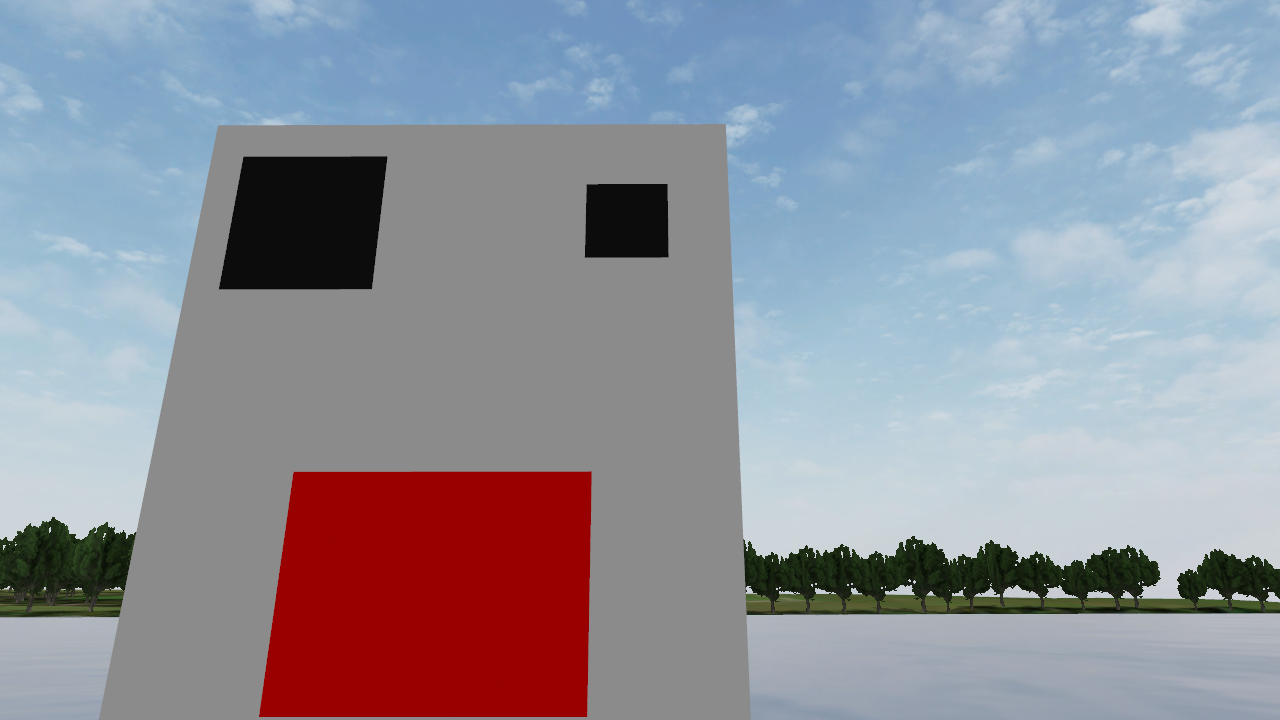
#> input picture src/fyp_wamv_project/fyp_wamv_project/example_images/left_camera_feed.png, 1280 x 720 px
$ python -i extract_hybrid_features.py   (imports and definitions only)
#> lines starting #> are read from the running program, lines starting #| are printed output that depends on the picture
import cv2
import numpy as np
import matplotlib.pyplot as plt

from fyp_wamv_project.image_sampling import *

def extract_spatial_features(image_patch, U=32, V=32):
    """
    Extract features in the time/space-domain by calculating the mean value of:
    1) approximate electromagnetic energy
    2) Square root of variance of approximate electromagnetic energy
    3) Horizontal distribution of approximate electromagnetic energy
    4) Vertical distribution of approximate electromagnetic energy

    Returns a spatial vector that represents the image patch.
    Spatial vector, F = [I_a, sig_I, sig_u, sig_v]
    """
    normalized_patch = cv2.resize(image_patch, (U,V), interpolation=cv2.INTER_AREA)

    # Convert to gray scale
    if len(normalized_patch.shape) == 3: # if 3 color channels
        I = cv2.cvtColor(normalized_patch, cv2.COLOR_BGR2GRAY)

    else: # if already gray scale
        I = normalized_patch

    # Extract features in Time/Spatial-Domain
    # Create a U x V mesh grid with coordinates
    u = np.arange(U)
    v = np.arange(V)
    uu, vv = np.meshgrid(u,v)

    # Mean value I_a of approximate electromagnetic energy (Intensity)
    I_a = np.mean(I)

    # Square root of the variance (standard deviation) sig_I of approximate Electromagnetic energy
    sig_I = np.std(I)

    sum_I = np.sum(I)
    if sum_I == 0:
        spatial_vector = np.array([0,0,0,0], dtype=np.float32)
    else:
        # Centre of masses
        uc = np.sum(I * uu) / sum_I
        vc = np.sum(I * vv) / sum_I

        # Horizontal distribution (sig_u) of approximate electromagnetic energy
        sig_u = np.sqrt(np.sum(I * ((uu - uc) ** 2)) / sum_I)
        # Vertical distribution (sig_v) of approximate electromagnetic energy
        sig_v = np.sqrt(np.sum(I * ((vv - vc) ** 2)) / sum_I)

        spatial_vector = np.array([I_a, sig_I, sig_u, sig_v])

        # Normalize the spatial vector
        spatial_vector[0] /= 255 # Max intensity is 255
        spatial_vector[1] /= 128.0 # approx max std dev
        spatial_vector[2] /= float(U)
        spatial_vector[3] /= float(V)

    return spatial_vector

def extract_frequency_features(image_patch, U=32, V=32):
    """
    Extract features in frequency domain using FFT.

    Returns a frequency vector that represents the image patch.
    """
    normalized_patch = cv2.resize(image_patch, (U,V), interpolation=cv2.INTER_AREA)
    # Convert to gray scale
    if len(normalized_patch.shape) == 3: # if 3 color channels
        I = cv2.cvtColor(normalized_patch, cv2.COLOR_BGR2GRAY)

    else: # if already gray scale
        I = normalized_patch.astype(float32)

    # Computes the two-dimensional discrete fourier transform (DFT) using the FFT algorithm
    f_transform = np.fft.fft2(I)
    # By default, lower frequency values are in the corners of the matrix
    # This shifts the lower frequency values to the center instead, and the higher frequencies to the edges
    f_shift = np.fft.fftshift(f_transform)

    # Calculate the maximum magnitude of each frequency to obtain a magnitude spectrum
    magnitude_spectrum = np.float32(20 * np.log(np.abs(f_shift) + 1))

    # Normalize magnitude_spectrum to 0-1 range
    magnitude_spectrum = cv2.normalize(magnitude_spectrum, None, 0, 1, cv2.NORM_MINMAX)

    # Flatten into a 1D vector
    frequency_vector = magnitude_spectrum.flatten()

    return frequency_vector, magnitude_spectrum

def extract_hybrid_features(image_patch, U=32, V=32):
    """
    Combines feature extraction in time-domain and frequency domain and
    returns a hybrid feature vector.
    """
    normalized_patch = cv2.resize(image_patch, (U,V), interpolation=cv2.INTER_AREA)

    # Convert to gray scale
    if len(normalized_patch.shape) == 3: # if 3 color channels
        I = cv2.cvtColor(normalized_patch, cv2.COLOR_BGR2GRAY)

    else: # if already gray scale
        I = normalized_patch.astype(float32)

    spatial_vector = extract_spatial_features(image_patch, U=32, V=32)
    frequency_vector, magnitude_spectrum = extract_frequency_features(image_patch, U=32, V=32)
    hybrid_vector = np.concatenate((spatial_vector, frequency_vector))

    return hybrid_vector, magnitude_spectrum

def main():
    # Example usage
    image = cv2.imread('src/fyp_wamv_project/fyp_wamv_project/example_images/left_camera_feed.png')
    image = cv2.cvtColor(image, cv2.COLOR_BGR2RGB)
    # Slice the image for testing
    patches = slice_image_to_grid(image, d_v=3, d_h=3)

    # Extract hybrid feature from each patch
    all_hybrid_signatures = []
    all_magnitude_spectrums = []

    for patch in patches:
        hybrid_signature, magnitude_spectrum = extract_hybrid_features(image_patch=patch)
        all_hybrid_signatures.append(hybrid_signature)
        all_magnitude_spectrums.append(magnitude_spectrum)

    print(f"Hybrid Vector length: {len(hybrid_signature)}")

    # Plot example patch and its feature vector
    fig, axes = plt.subplots(nrows=3, ncols=2, figsize=(15,10))

    for i in range(axes.shape[0]):
        # Plot patches in first column
        axes[i,0].imshow(patches[i])
        # Plot intensity maps in second column
        axes[i,1].imshow(all_magnitude_spectrums[i], cmap='gray')

    plt.show()
# [2 lines not run here, left out]

>>> import cv2
>>> picture = cv2.imread('example_images/left_camera_feed.png')
#> picture is the input picture: shape (720, 1280, 3); mean B, G, R 157.1, 146.4, 144.6
>>> result = extract_hybrid_features(picture)
#> in extract_hybrid_features, `normalized_patch = cv2.resize(image_patch, (U,V), interpolation=cv2.IN..`:
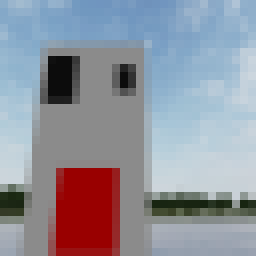
#> normalized_patch: shape (32, 32, 3) (shown 8 times larger); mean B, G, R 157, 146.4, 144.6
#> in extract_hybrid_features, `I = cv2.cvtColor(normalized_patch, cv2.COLOR_BGR2GRAY)`:
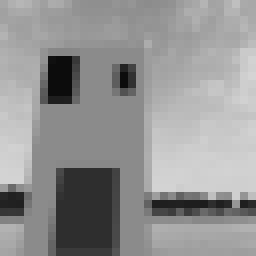
#> I: shape (32, 32) (shown 8 times larger); min 12, max 212, mean 147.1
#> in extract_spatial_features, `I_a = np.mean(I)`: I_a = 147.1
#> in extract_spatial_features, `sig_I = np.std(I)`: sig_I = 48.55
#> in extract_spatial_features, `sum_I = np.sum(I)`: sum_I = 150603
#> in extract_spatial_features, `uc = np.sum(I * uu) / sum_I`: uc = 16.49
#> in extract_spatial_features, `vc = np.sum(I * vv) / sum_I`: vc = 14.72
#> in extract_spatial_features, `sig_u = np.sqrt(np.sum(I * ((uu - uc) ** 2)) / sum_I)`: sig_u = 9.65
#> in extract_spatial_features, `sig_v = np.sqrt(np.sum(I * ((vv - vc) ** 2)) / sum_I)`: sig_v = 8.96
#> in extract_spatial_features, `spatial_vector = np.array([I_a, sig_I, sig_u, sig_v])`: spatial_vector = [147.1, 48.55, 9.65, 8.96]
#> in extract_hybrid_features, `spatial_vector = extract_spatial_features(image_patch, U=32, V=32)`: spatial_vector = [0.577, 0.379, 0.302, 0.28]
#> in extract_frequency_features, `magnitude_spectrum = np.float32(20 * np.log(np.abs(f_shift) + 1))`:
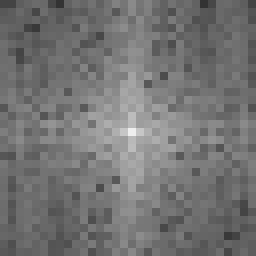
#> magnitude_spectrum: shape (32, 32) float32 (shown 8 times larger); min 51.67, max 238.4, mean 115.8
#> in extract_frequency_features, `magnitude_spectrum = cv2.normalize(magnitude_spectrum, None, 0, 1, cv2..`:
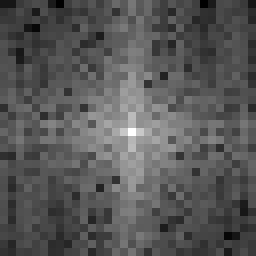
#> magnitude_spectrum: shape (32, 32) float32 (shown 8 times larger); min 1.24e-08, max 1, mean 0.344
#> in extract_frequency_features, `frequency_vector = magnitude_spectrum.flatten()`: frequency_vector = 1024 values, max 1 at index 528, min 1.24e-08 at index 7, mean 0.344
#> in extract_hybrid_features, `hybrid_vector = np.concatenate((spatial_vector, frequency_vector))`: hybrid_vector = 1028 values, max 1 at index 532, min 1.24e-08 at index 11, mean 0.344

$ run again, on src/fyp_wamv_project/fyp_wamv_project/example_images/example_image_1.png
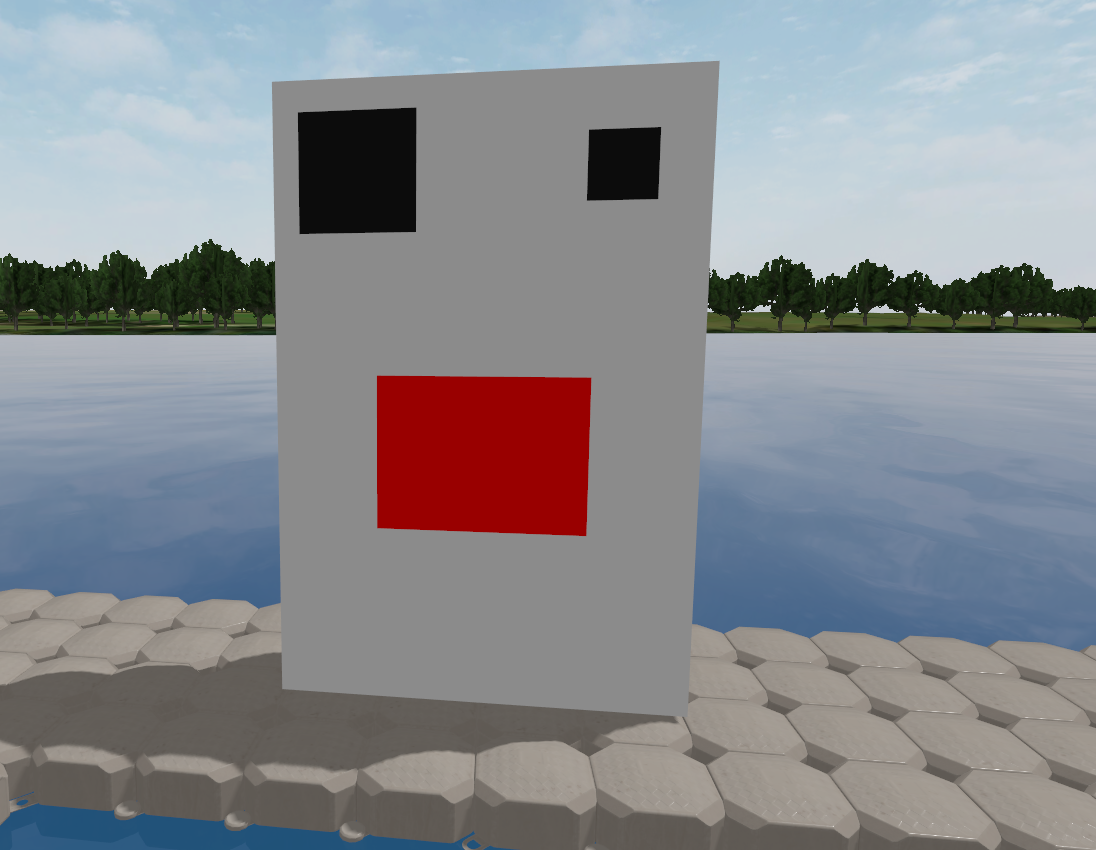
#> input picture src/fyp_wamv_project/fyp_wamv_project/example_images/example_image_1.png, 1096 x 850 px
#> picture is the input picture: shape (850, 1096, 3); mean B, G, R 143.3, 138.2, 135.9
#> in extract_hybrid_features, `I = cv2.cvtColor(normalized_patch, cv2.COLOR_BGR2GRAY)`:
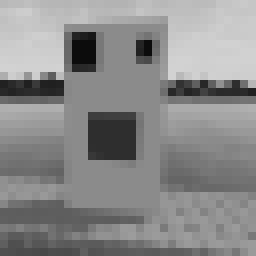
#> I: shape (32, 32) (shown 8 times larger); min 12, max 210, mean 138
#> I_a = 138
#> sig_I = 44.38
#> sum_I = 141346
#> uc = 15.99
#> vc = 14.24
#> sig_u = 9.49
#> sig_v = 9.43
#> in extract_spatial_features, `spatial_vector = np.array([I_a, sig_I, sig_u, sig_v])`: spatial_vector = [138, 44.38, 9.49, 9.43]
#> in extract_hybrid_features, `spatial_vector = extract_spatial_features(image_patch, U=32, V=32)`: spatial_vector = [0.541, 0.347, 0.297, 0.295]
#> in extract_frequency_features, `magnitude_spectrum = cv2.normalize(magnitude_spectrum, None, 0, 1, cv2..`:
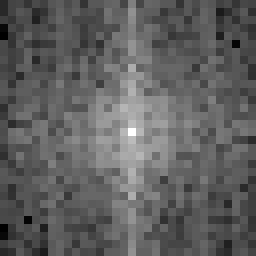
#> magnitude_spectrum: shape (32, 32) float32 (shown 8 times larger); min -2.96e-09, max 1, mean 0.376; drawn with min black and max white
#> in extract_frequency_features, `frequency_vector = magnitude_spectrum.flatten()`: frequency_vector = 1024 values, max 1 at index 528, min -2.96e-09 at index 128, mean 0.376
#> hybrid_vector = 1028 values, max 1 at index 532, min -2.96e-09 at index 132, mean 0.376

$ run again, on src/fyp_wamv_project/fyp_wamv_project/example_images/right_camera_feed.png
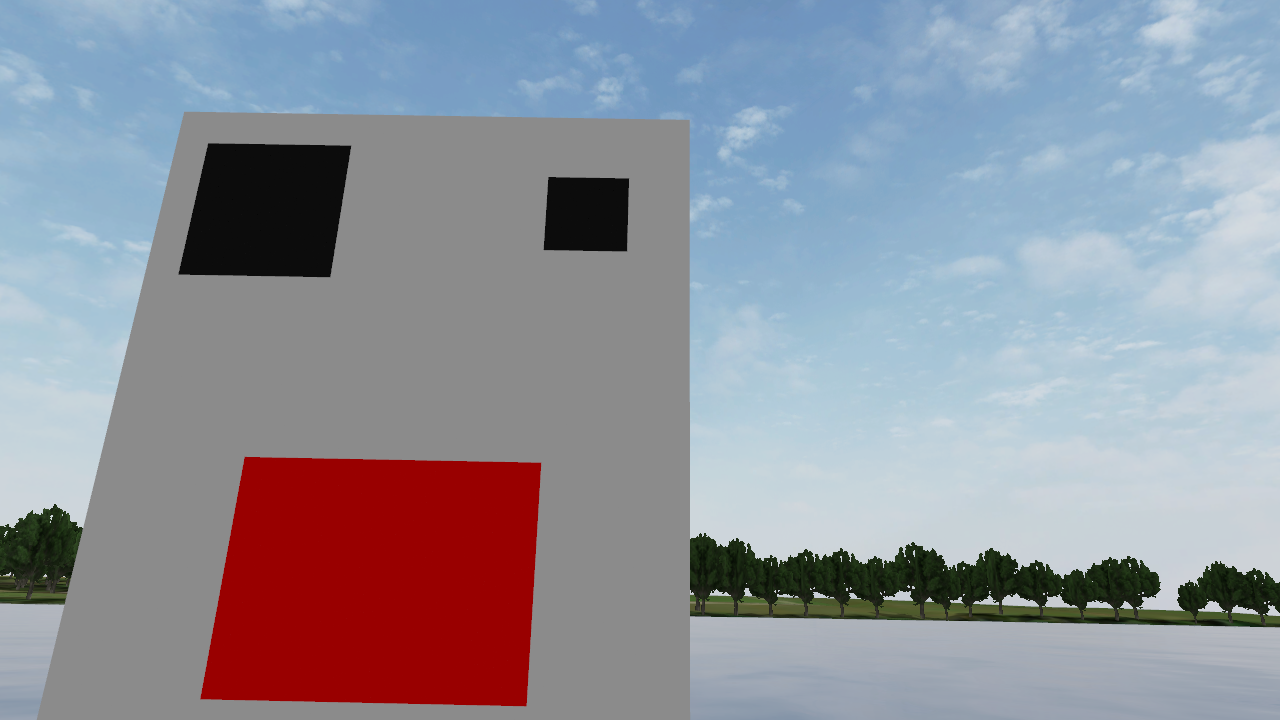
#> input picture src/fyp_wamv_project/fyp_wamv_project/example_images/right_camera_feed.png, 1280 x 720 px
#> picture is the input picture: shape (720, 1280, 3); mean B, G, R 157, 146.3, 144.4
#> in extract_hybrid_features, `I = cv2.cvtColor(normalized_patch, cv2.COLOR_BGR2GRAY)`:
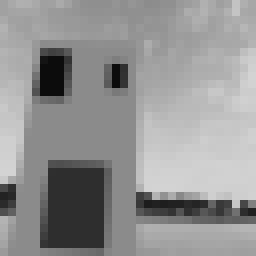
#> I: shape (32, 32) (shown 8 times larger); min 12, max 211, mean 147
#> I_a = 147
#> sig_I = 48.13
#> sum_I = 150503
#> uc = 16.66
#> vc = 14.8
#> sig_u = 9.53
#> sig_v = 8.98
#> in extract_spatial_features, `spatial_vector = np.array([I_a, sig_I, sig_u, sig_v])`: spatial_vector = [147, 48.13, 9.53, 8.98]
#> in extract_hybrid_features, `spatial_vector = extract_spatial_features(image_patch, U=32, V=32)`: spatial_vector = [0.576, 0.376, 0.298, 0.281]
#> in extract_frequency_features, `magnitude_spectrum = cv2.normalize(magnitude_spectrum, None, 0, 1, cv2..`:
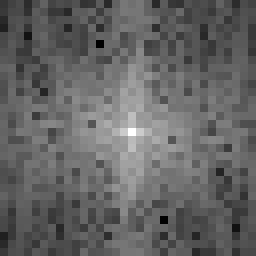
#> magnitude_spectrum: shape (32, 32) float32 (shown 8 times larger); min -3.17e-09, max 1, mean 0.393; drawn with min black and max white
#> in extract_frequency_features, `frequency_vector = magnitude_spectrum.flatten()`: frequency_vector = 1024 values, max 1 at index 528, min -3.17e-09 at index 172, mean 0.393
#> hybrid_vector = 1028 values, max 1 at index 532, min -3.17e-09 at index 176, mean 0.393
